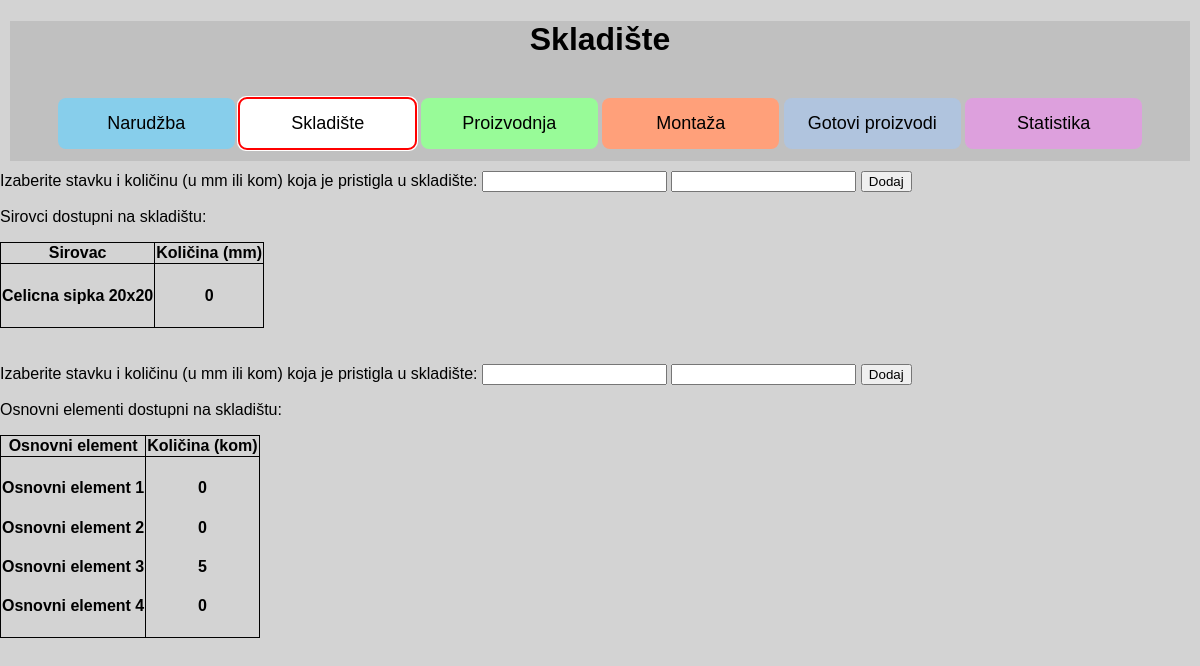
The app's page /first_btn with its own data.
### app.py (models this page shows, shortened)
class Input_Warehouse(db.Model):
    __tablename__ = "input_warehouse"
    id = db.Column(db.Integer, primary_key=True)
    name = db.Column(db.String(200), nullable=False)
    quantity = db.Column(db.Integer, nullable=False)

class Warehouse(db.Model):
    __tablename__ = "warehouse"
    auto_id = db.Column(db.Integer, primary_key=True)
    part_name = db.Column(db.String(200))
    part_quantity = db.Column(db.Integer)

### app.py (the view, shortened to what this page needs)
@app.route("/first_btn", methods=["POST", "GET"])
def first_button():
    return warehouse_page()

### app.py (called while the page is built)
@app.route("/warehouse")
def warehouse_page():
    raw_mat = Input_Warehouse.query.order_by(Input_Warehouse.id)
    part_available = Warehouse.query.order_by(Warehouse.part_name)
    return render_template("warehouse.html", sirovac=raw_mat, availability=part_available)

### templates/warehouse.html (shortened to what this page needs)
{% extends 'base.html' %}
{% block head %}
<link rel="stylesheet" href="{{ url_for('static', filename='css/warehouse.css') }}">
{% endblock %}
{% block body %}
<div class="content">
    <h1 id="Naslov">Skladište</h1>
    <br>
    <button class="btn btn-1" , onclick="window.location.href='/order'">Narudžba</button>
    <button class="btn btn-2" , onclick="window.location.href='/warehouse'">Skladište</button>
    <button class="btn btn-3" , onclick="window.location.href='/manufacturing'">Proizvodnja</button>
    <button class="btn btn-4" , onclick="window.location.href='/installation'">Montaža</button>
    <button class="btn btn-5" , onclick="window.location.href='/finishedproduct'">Gotovi proizvodi</button>
    <button class="btn btn-6" , onclick="window.location.href='/statistic'">Statistika</button>
</div>
<form action="first_btn" METHOD="POST" id="form1">
    <label for="warehouse">Izaberite stavku i količinu (u mm ili kom) koja je pristigla u skladište:</label>
    <input list="sirovci" name="sirovac" id="sirovac">
    <input type="number" name="kolicina" id="kolicina">
    <input type="submit" value="Dodaj" class="btn-secondary" id="botun_1">
</form>
<p>Sirovci dostupni na skladištu:</p>
<table>
    <tr>
        <th>Sirovac</th>
        <th>Količina (mm)</th>
    </tr>
    <tr>
        <td>
            {% for warehouse in sirovac %}
            <h4>
                {{warehouse.name}}
            </h4>
            {% endfor %}
        </td>
        <td>
            {% for warehouse in sirovac %}
            <h4 class="podatak">
                {{warehouse.quantity}}
            </h4>
            {% endfor %}
        </td>
    </tr>
</table>
<br><br>
<form action="second_btn" METHOD="POST">
    <label for="warehouse">Izaberite stavku i količinu (u mm ili kom) koja je pristigla u skladište:</label>
    <input list="new_part" name="new_part" id="new_part">
    <input type="number" name="kolicina_1" id="kolicina_1">
    <input type="submit" value="Dodaj" class="btn-secondary">
</form>
<p>Osnovni elementi dostupni na skladištu:</p>
<table>
    <tr>
        <th>Osnovni element</th>
        <th>Količina (kom)</th>
    </tr>
    <tr>
        <td>
            {% for warehouse in availability %}
            <h4>
                {{warehouse.part_name}}
            </h4>
            {% endfor %}
        </td>
        <td>
            {% for warehouse in availability %}
            <h4 class="podatak">
                {{warehouse.part_quantity}}
            </h4>
            {% endfor %}
        </td>
    </tr>
</table>
{% endblock %}

### static/css/main.css (style rules this page uses)
body { margin: 0; font-family: sans-serif; background-color: lightgrey; }
.content { margin: 10px; background-color: silver; text-align: center; height: 140px; }
.btn { padding: 15px; font-size: large; border: none; width: 15%; border-radius: 8px; }
.btn-1 { background-color: skyblue; }
.btn-2 { background-color: gold; }
.btn-3 { background-color: palegreen; }
.btn-4 { background-color: lightsalmon; }
.btn-5 { background-color: lightsteelblue; }
.btn-6 { background-color: plum; }

### static/css/warehouse.css (style rules this page uses)
body { margin: 0; font-family: sans-serif; background-color: lightgrey; }
.content { margin: 10px; background-color: silver; text-align: center; height: 140px; }
.btn { padding: 15px; font-size: large; border: none; width: 15%; border-radius: 8px; }
.btn-1 { background-color: skyblue; }
.btn-2 { background-color: white; border-color: red; outline: 50px auto red; }
.btn-3 { background-color: palegreen; }
.btn-4 { background-color: lightsalmon; }
.btn-5 { background-color: lightsteelblue; }
.btn-6 { background-color: plum; }

### templates/warehouse.html (style rules this page uses)
table, th, td { border: 1px solid black; border-collapse: collapse; }
.podatak { text-align: center; }

### records on screen
Input_Warehouse: name "Celicna sipka 20x20", quantity "0"
Warehouse: part_name "Osnovni element 1", part_quantity "0"
Warehouse: part_name "Osnovni element 2", part_quantity "0"
Warehouse: part_name "Osnovni element 3", part_quantity "5"
Warehouse: part_name "Osnovni element 4", part_quantity "0"
